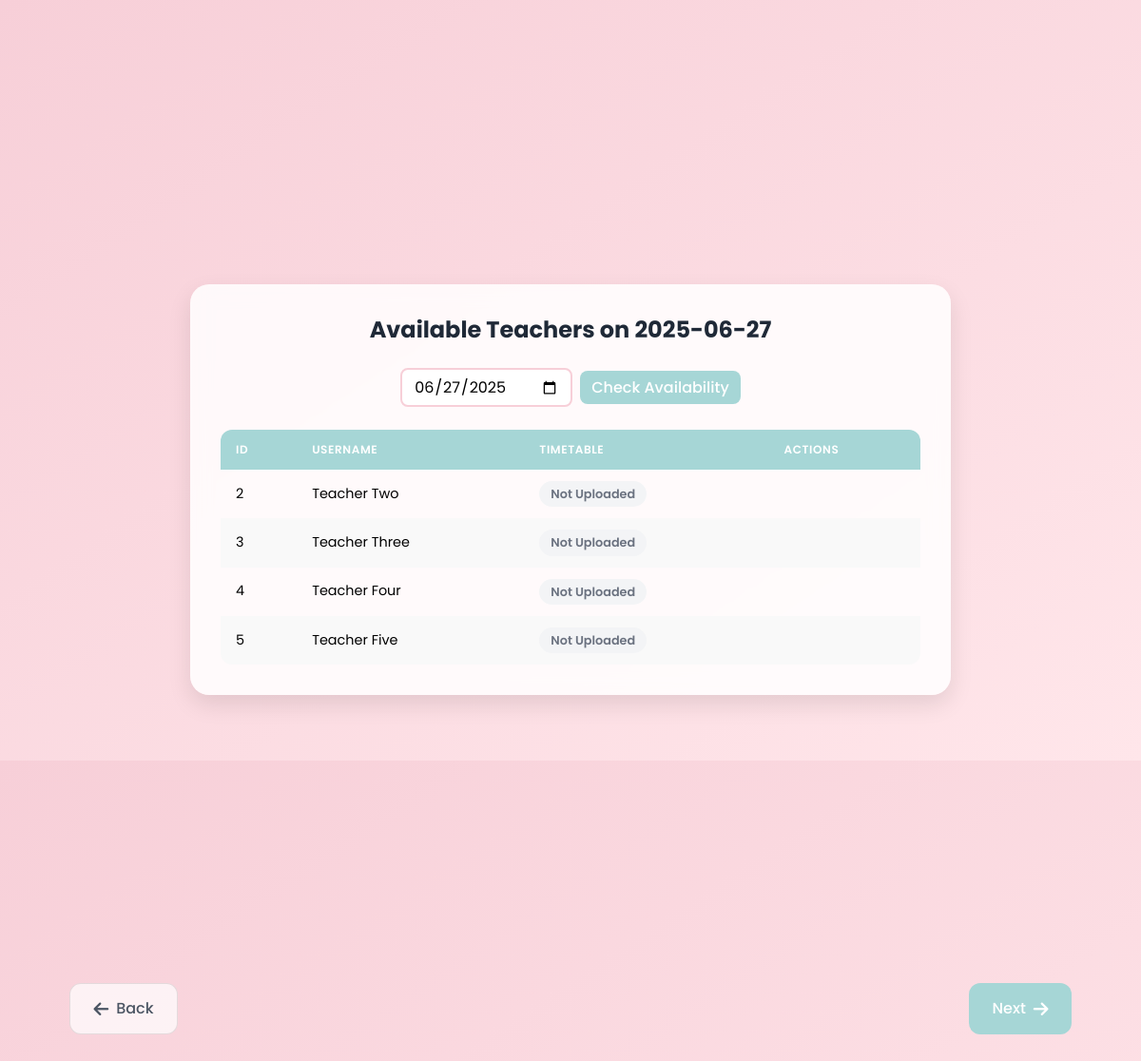
Screenshot of /available_teachers (signed in) with the database file from the repository.
### models.py (models this page shows, shortened)
class Teacher(db.Model):
    user_id = db.Column(db.Integer, primary_key=True, autoincrement=True)
    username = db.Column(db.String(80), nullable=False)
    password = db.Column(db.String(80), unique=True, nullable=False)
    time_table = db.Column(db.LargeBinary)
    time_table_filename = db.Column(db.String(255))

### main.py (the view)
@app.route('/available_teachers', methods=['GET'])
def available_teachers():
    if 'user_id' not in session or session.get('user_type') != 'student':
        return redirect(url_for('login'))
    try:
        student = db.session.get(Student, session['user_id'])
        application = ScholarshipApplication.query.filter_by(
            roll_number=student.email.split('@')[0]
        ).order_by(ScholarshipApplication.created_at.desc()).first()
        if not application:
            print(f"No application found for student {student.roll_number}")  # Debug log
            return redirect(url_for('fill_form'))
        print(f"Application found: {application.id}, State: {application.scholarship_state}")
        selected_date = request.args.get('date', datetime.now().strftime('%Y-%m-%d'))
        unavailable_teacher_ids = [
            t.username for t in TeacherUnavailability.query.filter_by(date=selected_date).all()
        ]
        available_teachers = Teacher.query.filter(
            Teacher.username.notin_(unavailable_teacher_ids) if unavailable_teacher_ids else True
        ).all()
        return render_template('available_teachers.html',
                            teachers=available_teachers,
                            selected_date=selected_date,
                            application_type=application.lateral_entry,
                            application_year=application.year)
    except Exception as e:
        print(f"Error in available_teachers route: {str(e)}")  # Debug log
        return redirect(url_for('student_dashboard'))

### templates/available_teachers.html (shortened to what this page needs)
<!DOCTYPE html>
<html lang="en">
<head>
    <script src="https://cdn.tailwindcss.com"></script>
    <link rel="stylesheet" href="https://cdnjs.cloudflare.com/ajax/libs/font-awesome/6.0.0/css/all.min.css">
</head>
<body>
    <div class="min-h-screen py-12 px-4 flex items-center justify-center">
        <div class="main-container w-full">
            <h1 class="text-2xl font-bold mb-6 text-center text-gray-800">Available Teachers on {{ selected_date }}</h1>
            <div class="mb-6">
                <form method="get" class="flex flex-wrap items-center justify-center gap-2">
                    <input type="date" name="date" value="{{ selected_date }}"
                           class="date-picker">
                    <button type="submit" class="submit-btn">
                        Check Availability
                    </button>
                </form>
            </div>
            {% if teachers %}
            <div class="table-container">
                <table>
                    <thead>
                        <tr>
                            <th class="text-left">ID</th>
                            <th class="text-left">Username</th>
                            <th class="text-left">Timetable</th>
                            <th class="text-left">Actions</th>
                        </tr>
                    </thead>
                    <tbody>
                        {% for teacher in teachers %}
                        <tr>
                            <td>{{ teacher.user_id }}</td>
                            <td>{{ teacher.username }}</td>
                            <td>
                                {% if teacher.time_table %}
                                    <span class="status-badge available">
                                        Available
                                    </span>
                                {% else %}
                                    <span class="status-badge unavailable">
                                        Not Uploaded
                                    </span>
                                {% endif %}
                            </td>
                            <td>
                            </td>
                        </tr>
                        {% endfor %}
                    </tbody>
                </table>
            </div>
            {% else %}
            <div class="bg-white rounded-lg shadow p-6 text-center">
                <p class="text-gray-600">No teachers available on {{ selected_date }}</p>
            </div>
            {% endif %}
        </div>
    </div>
    <div class="fixed bottom-6 left-0 right-0 nav-container py-2 px-3">
        <div class="container mx-auto flex justify-between">
            <button onclick="window.history.back()"
                    class="nav-btn back-btn px-6 py-3 rounded-xl transition-all duration-200 flex items-center">
                <i class="fas fa-arrow-left mr-2 text-lg"></i>
                Back
            </button>
            <button onclick="handleNextClick()"
                    class="nav-btn next-btn px-6 py-3 text-white rounded-xl hover:shadow-lg transition-all duration-200 flex items-center">
                Next
                <i class="fas fa-arrow-right ml-2 text-lg"></i>
            </button>
        </div>
    </div>
</body>
</html>

### templates/available_teachers.html (style rules this page uses)
body { font-family: 'Poppins', sans-serif; background-color: #F7CFD8; background-image: linear-gradient(to bottom right, #F7CFD8, #FFE6EA); min-height: 100vh; }
.main-container { max-width: 800px; background-color: rgba(255, 255, 255, 0.85); backdrop-filter: blur(10px); -webkit-backdrop-filter: blur(10px); border-radius: 20px; box-shadow: 0 10px 25px rgba(0, 0, 0, 0.1); padding: 2rem; margin-bottom: 80px; }
.table-container { max-width: 750px; margin: 0 auto; overflow-x: auto; }
table { width: 100%; border-collapse: separate; border-spacing: 0; border-radius: 12px; overflow: hidden; }
th { background-color: #A6D6D6; color: white; font-weight: 600; text-transform: uppercase; font-size: 0.75rem; letter-spacing: 0.05em; padding: 0.75rem 1rem; }
td { padding: 0.75rem 1rem; font-size: 0.9rem; }
tr:nth-child(even) { background-color: #F9F9F9; }
.status-badge { padding: 0.25rem 0.75rem; border-radius: 9999px; font-size: 0.8rem; font-weight: 600; display: inline-flex; align-items: center; }
.status-badge.unavailable { background-color: #F3F4F6; color: #6B7280; }
.date-picker { border: 2px solid #F7CFD8; border-radius: 8px; padding: 0.35rem 0.75rem; outline: none; transition: all 0.2s; }
.submit-btn { background-color: #A6D6D6; color: white; border-radius: 8px; padding: 0.35rem 0.75rem; font-weight: 500; transition: all 0.2s; }
.nav-btn { padding: 0.75rem 1.5rem; font-size: 1rem; font-weight: 500; transition: all 0.2s; }
.nav-container { background-color: transparent; backdrop-filter: none; -webkit-backdrop-filter: none; box-shadow: none; padding: 0.5rem 2rem; }
.nav-container .container { max-width: 90%; }
@media (min-width: 768px) { .nav-container .container { max-width: 95%; } }
@media (min-width: 768px) { .nav-btn.back-btn { margin-left: 2rem; } }
@media (min-width: 768px) { .nav-btn.next-btn { margin-right: 2rem; } }
.nav-btn.next-btn { background: #A6D6D6; color: white; transition: all 0.3s ease; }
.nav-btn.back-btn { background-color: rgba(255, 255, 255, 0.7); color: #4B5563; border: 1px solid rgba(0, 0, 0, 0.1); transition: all 0.3s ease; }
body { padding-bottom: 80px; }
.main-container { margin-bottom: 90px; }
h1 { font-size: 1.75rem; margin-bottom: 1rem; }
.py-12 { padding-top: 1.5rem; padding-bottom: 1.5rem; }

### rows the page displays
Teacher: user_id "2", username "Teacher Two", shows "Not Uploaded"
Teacher: user_id "3", username "Teacher Three", shows "Not Uploaded"
Teacher: user_id "4", username "Teacher Four", shows "Not Uploaded"
Teacher: user_id "5", username "Teacher Five", shows "Not Uploaded"

### other values shown
{{ selected_date }} "2025-06-27"
